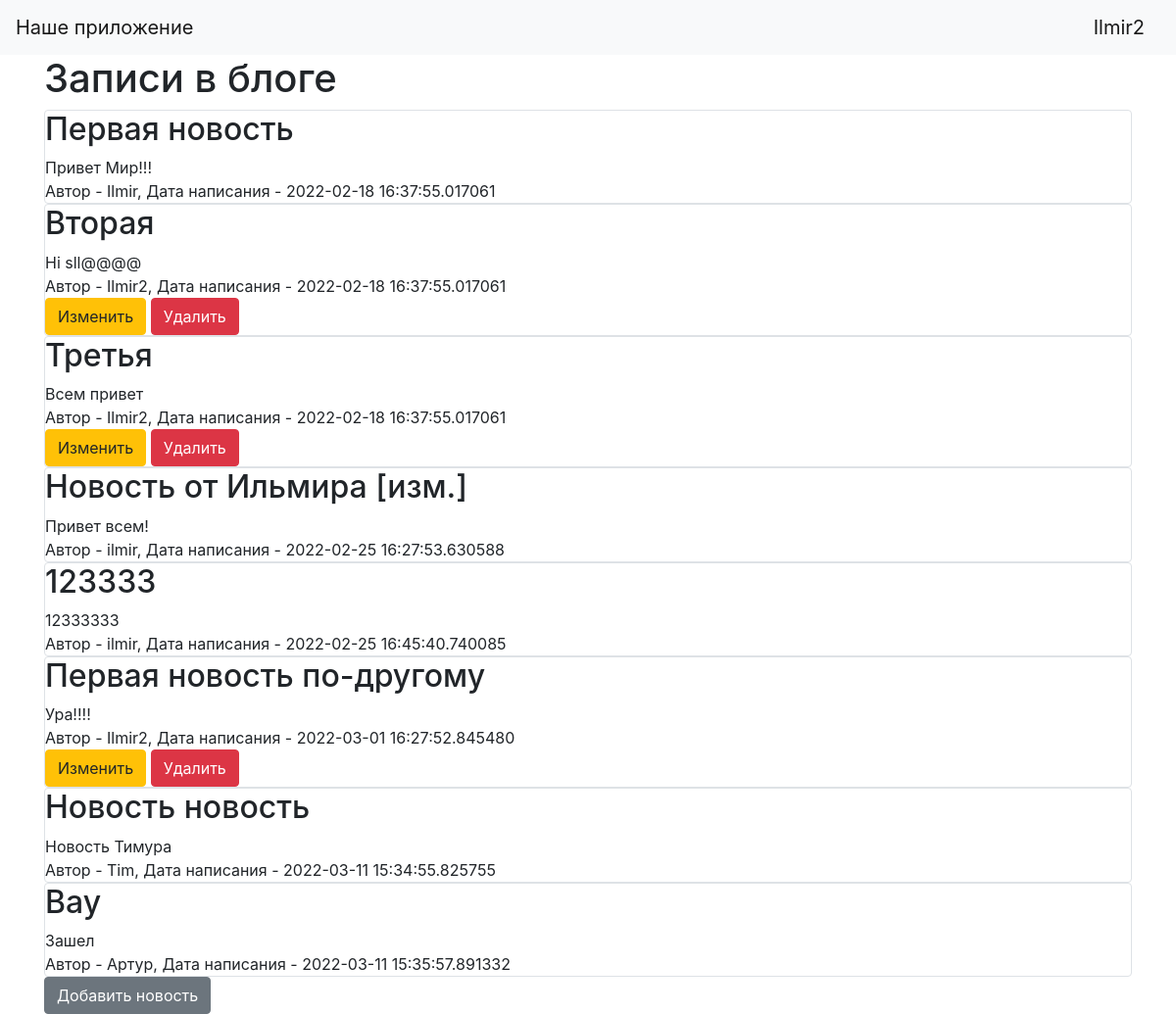
/ (signed in), run on the app's committed database.
### data/users.py (models this page shows, shortened)
class User(SqlAlchemyBase, UserMixin, SerializerMixin):
    __tablename__ = 'users'
    id = sqlalchemy.Column(sqlalchemy.Integer,
                           primary_key=True, autoincrement=True)
    name = sqlalchemy.Column(sqlalchemy.String, nullable=True)
    about = sqlalchemy.Column(sqlalchemy.String, nullable=True)
    email = sqlalchemy.Column(sqlalchemy.String,
                              index=True, unique=True, nullable=True)
    hashed_password = sqlalchemy.Column(sqlalchemy.String, nullable=True)
    created_date = sqlalchemy.Column(sqlalchemy.DateTime,
                                     default=datetime.datetime.now)
    news = orm.relation('News', back_populates='user')

### data/news.py (models this page shows)
class News(SqlAlchemyBase, UserMixin, SerializerMixin):
    __tablename__ = 'news'
    id = sqlalchemy.Column(sqlalchemy.Integer,
                           primary_key=True, autoincrement=True)
    title = sqlalchemy.Column(sqlalchemy.String, nullable=True)
    content = sqlalchemy.Column(sqlalchemy.String, nullable=True)
    created_date = sqlalchemy.Column(sqlalchemy.DateTime,
                                     default=datetime.datetime.now)
    is_private = sqlalchemy.Column(sqlalchemy.Boolean, default=True)
    user_id = sqlalchemy.Column(sqlalchemy.Integer,
                                sqlalchemy.ForeignKey("users.id"))
    user = orm.relation('User')

### main.py (the view)
@app.route("/")
def index():
    db_sess = db_session.create_session()
    if current_user.is_authenticated:
        news = db_sess.query(News).filter(or_(News.is_private == False,News.is_private == True and News.user == current_user  ))
    else:
        news = db_sess.query(News).filter(News.is_private == False)
    return render_template("index.html", news=news)

### data/db_session.py (called while the page is built)
def create_session() -> Session:
    global __factory
    return __factory()

### main.py (called while the page is built)
@login_manager.user_loader
def load_user(user_id):
    db_sess = db_session.create_session()
    return db_sess.query(User).get(user_id)

### templates/index.html
{% extends "base.html" %}
{% block content %}
<h1>Записи в блоге</h1>
{% for item in news%}
<div class="col-md6 border rounded">
    <h2>{{item.title}}</h2>
    <div>
        {{item.content}}
    </div>
    <div>
        Автор - {{item.user.name}}, Дата написания - {{item.created_date}}
    </div>
    {% if current_user.is_authenticated and current_user == item.user %}
    <div>
        <a href="/news/{{ item.id }}" class="btn btn-warning">
            Изменить
        </a>
        <a href="/news_delete/{{ item.id }}" class="btn btn-danger">
            Удалить
        </a>
    </div>
{% endif %}
</div>
{% endfor %}
{% if current_user.is_authenticated %}
    <a href="/news" class="btn btn-secondary">Добавить новость</a>
{% endif %}
{% endblock %}

### templates/base.html (shortened to what this page needs)
<!doctype html>
<html lang="en">
<head>
    <link rel="stylesheet"
          href="https://stackpath.bootstrapcdn.com/bootstrap/4.4.1/css/bootstrap.min.css"
>
</head>
<body>
<header>
    <nav class="navbar navbar-light bg-light">
        <a class="navbar-brand" href="#">Наше приложение</a>
        {% if current_user.is_authenticated %}
    <a class="navbar-brand" href="/logout">{{ current_user.name }}</a>
{% else %}
    <p>
        <a class="btn btn-primary " href="/register">Зарегистрироваться</a>
        <a class="btn btn-success" href="/login">Войти</a>
    </p>
{% endif %}
    </nav>
</header>
<main role="main" class="container">
    {% block content %}{% endblock %}
</main>
</body>
</html>

### data on the page
User: name "Ilmir2"
News: title "Первая новость", content "Привет Мир!!!", user.name "Ilmir", created_date "2022-02-18 16:37:55.017061"
News: title "Вторая", content "Hi sll@@@@", user.name "Ilmir2", created_date "2022-02-18 16:37:55.017061"
News: title "Третья", content "Всем привет", user.name "Ilmir2", created_date "2022-02-18 16:37:55.017061"
News: title "Новость от Ильмира [изм.]", content "Привет всем!", user.name "ilmir", created_date "2022-02-25 16:27:53.630588"
News: title "123333", content "12333333", user.name "ilmir", created_date "2022-02-25 16:45:40.740085"
News: title "Первая новость по-другому", content "Ура!!!!", user.name "Ilmir2", created_date "2022-03-01 16:27:52.845480"
News: title "Новость новость", content "Новость Тимура", user.name "Tim", created_date "2022-03-11 15:34:55.825755"
News: title "Вау", content "Зашел", user.name "Артур", created_date "2022-03-11 15:35:57.891332"
